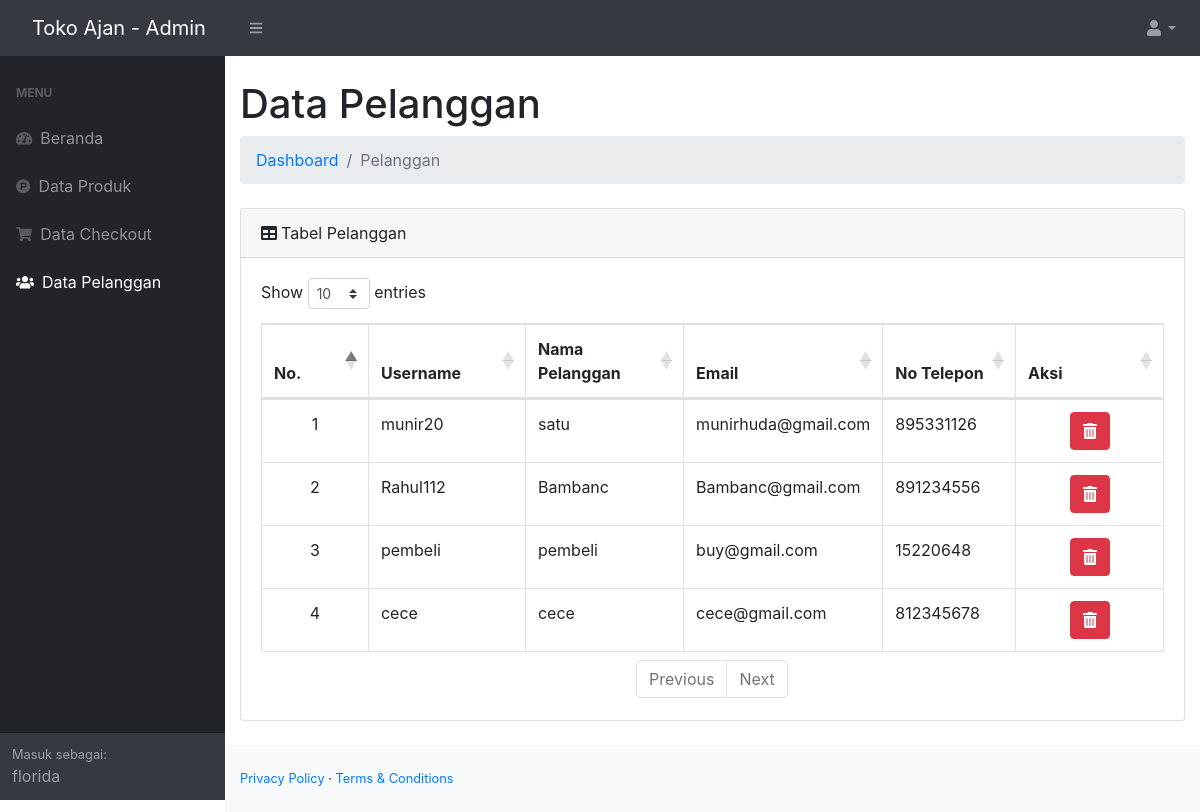
/admin/dist/index.php?halaman=pelanggan (signed in), run on the app's committed database.
### tables this page shows
CREATE TABLE `pelanggan` (
  `id_pelanggan` int(11) NOT NULL,
  `Nama` varchar(30) NOT NULL,
  `username` char(10) NOT NULL,
  `password` varchar(20) NOT NULL,
  `no_hp` int(20) NOT NULL,
  `email` varchar(100) NOT NULL,
  `alamat` text NOT NULL
);

### admin/dist/functions.php (called while the page is built, shortened)
<?php
$conn = mysqli_connect("localhost", "root", "", "ajan");
function query($query)
{
    global $conn;
    $result = mysqli_query($conn, $query);
    $rows = [];
    while ($row = mysqli_fetch_assoc($result)) {
        $rows[] = $row;
    }
    return $rows;
}

### admin/dist/pelanggan.php (the view, shortened to what this page needs)
<?php
$dataPelanggan = query("SELECT * FROM pelanggan");
?>
<html lang="en">
<head>
</head>
<body>
    <div class="container-fluid">
        <h1 class="mt-4">Data Pelanggan</h1>
        <ol class="breadcrumb mb-4">
            <li class="breadcrumb-item"><a href="index.php">Dashboard</a></li>
            <li class="breadcrumb-item active">Pelanggan</li>
        </ol>
        <div class="card mb-4">
            <div class="card-header">
                Tabel Pelanggan
            </div>
            <div class="card-body">
                <div class="table-responsive">
                    <div id="offline_wrapper" class="dataTables_wrapper dt-bootstrap4 no-footer">
                        <div class="row">
                            <div class="col-sm-12 col-md-6">
                                <div class="dataTables_length" id="offline_length"><label>Show <select
                                            name="offline_length" aria-controls="offline"
                                            class="custom-select custom-select-sm form-control form-control-sm">
                                            <option value="10">10</option>
                                        </select> entries</label></div>
                            </div>
                        </div>
                        <div class="row">
                            <div class="col-sm-12">
                                <table class="table table-bordered dataTable no-footer" id="offline" role="grid"
                                    aria-describedby="offline_info" style="width: 100%;" width="100%" cellspacing="0">
                                    <thead>
                                        <tr class="text-center" role="row">
                                            <th class="sorting_asc" tabindex="0" aria-controls="offline" rowspan="1"
                                                colspan="1" style="width: 99px;" aria-sort="ascending"
                                                aria-label="No: activate to sort column descending">No.
                                            </th>
                                            <th class="sorting" tabindex="0" aria-controls="offline" rowspan="1"
                                                colspan="1" style="width: 147px;"
                                                aria-label="Nama: activate to sort column ascending">
                                                Username</th>
                                            <th class="sorting" tabindex="0" aria-controls="offline" rowspan="1"
                                                colspan="1" style="width: 147px;"
                                                aria-label="Nama: activate to sort column ascending">
                                                Nama Pelanggan</th>
                                            <th class="sorting" tabindex="0" aria-controls="offline" rowspan="1"
                                                colspan="1" style="width: 147px;"
                                                aria-label="Nama: activate to sort column ascending">
                                                Email</th>
                                            <th class="sorting" tabindex="0" aria-controls="offline" rowspan="1"
                                                colspan="1" style="width: 111px;"
                                                aria-label="NIK: activate to sort column ascending">No Telepon
                                            </th>
                                            <th class="sorting" tabindex="0" aria-controls="offline" rowspan="1"
                                                colspan="1" style="width: 166px;"
                                                aria-label="No. HP: activate to sort column ascending">
                                                Aksi</th>
                                        </tr>
                                    </thead>
                                    <tbody>
                                        <?php $nomor=1; ?>
                                        <?php foreach ($dataPelanggan as $pelanggan) :?>
                                        <tr>
                                            <td class="text-center"><?= $nomor; ?></td>
                                            <td><?= $pelanggan['username'];?></td>
                                            <td><?= $pelanggan['Nama'];?></td>
                                            <td><?= $pelanggan['email']; ?></td>
                                            <td><?= $pelanggan['no_hp']; ?></td>
                                            <td class="text-center">
                                                <a href="hapus-pelanggan.php?id_pelanggan=<?= $pelanggan['id_pelanggan']; ?>"
                                                    class="btn-danger btn"> <i class="fa fa-trash-alt"></i> </a>
                                            </td>
                                        </tr>
                                        <?php $nomor++; ?>
                                        <?php endforeach; ?>
                                    </tbody>
                                </table>
                            </div>
                        </div>
                        <div class="row">
                            <div class="col-sm-12 col-md-7">
                                <div class="dataTables_paginate paging_simple_numbers" id="offline_paginate">
                                    <ul class="pagination">
                                        <li class="paginate_button page-item previous disabled" id="offline_previous"><a
                                                href="#" aria-controls="offline" data-dt-idx="0" tabindex="0"
                                                class="page-link">Previous</a></li>
                                        <li class="paginate_button page-item next disabled" id="offline_next"><a
                                                href="#" aria-controls="offline" data-dt-idx="1" tabindex="0"
                                                class="page-link">Next</a>
                                        </li>
                                    </ul>
                                </div>
                            </div>
                        </div>
                    </div>
                </div>
            </div>
        </div>
</body>
</html>

### data on the page
pelanggan: username "munir20", Nama "satu", email "munirhuda@gmail.com", no_hp "895331126"
pelanggan: username "Rahul112", Nama "Bambanc", email "Bambanc@gmail.com", no_hp "891234556"
pelanggan: username "pembeli", Nama "pembeli", email "buy@gmail.com", no_hp "15220648"
pelanggan: username "cece", Nama "cece", email "cece@gmail.com", no_hp "812345678"

### other printed values
$nama "florida"
